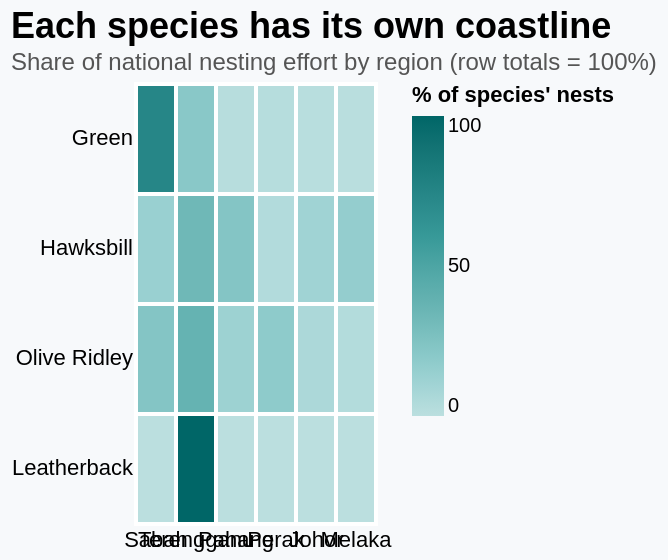

The specification (Vega-Lite) saved for this image:
### Vega-Lite specification from a JSON file in a GitHub repository (floating-point values rounded to 4 significant figures)
{"$schema": "https://vega.github.io/schema/vega-lite/v5.json", "title": {"text": "Each species has its own coastline", "subtitle": "Share of national nesting effort by region (row totals = 100%)", "fontSize": 18, "subtitleFontSize": 12, "anchor": "start", "subtitleColor": "#555"}, "width": "container", "height": 220, "background": "#f7f9fb", "config": {"view": {"stroke": null}, "axis": {"domain": false, "ticks": false}}, "data": {"values": [{"species": "Green", "region": "Sabah", "nests": 4130}, {"species": "Green", "region": "Terengganu", "nests": 1140}, {"species": "Green", "region": "Pahang", "nests": 95}, {"species": "Green", "region": "Perak", "nests": 110}, {"species": "Green", "region": "Johor", "nests": 60}, {"species": "Green", "region": "Melaka", "nests": 35}, {"species": "Hawksbill", "region": "Sabah", "nests": 120}, {"species": "Hawksbill", "region": "Terengganu", "nests": 290}, {"species": "Hawksbill", "region": "Pahang", "nests": 200}, {"species": "Hawksbill", "region": "Perak", "nests": 30}, {"species": "Hawksbill", "region": "Johor", "nests": 95}, {"species": "Hawksbill", "region": "Melaka", "nests": 140}, {"species": "Leatherback", "region": "Sabah", "nests": 0}, {"species": "Leatherback", "region": "Terengganu", "nests": 1}, {"species": "Leatherback", "region": "Pahang", "nests": 0}, {"species": "Leatherback", "region": "Perak", "nests": 0}, {"species": "Leatherback", "region": "Johor", "nests": 0}, {"species": "Leatherback", "region": "Melaka", "nests": 0}, {"species": "Olive Ridley", "region": "Sabah", "nests": 15}, {"species": "Olive Ridley", "region": "Terengganu", "nests": 25}, {"species": "Olive Ridley", "region": "Pahang", "nests": 8}, {"species": "Olive Ridley", "region": "Perak", "nests": 12}, {"species": "Olive Ridley", "region": "Johor", "nests": 4}, {"species": "Olive Ridley", "region": "Melaka", "nests": 2}]}, "transform": [{"joinaggregate": [{"op": "sum", "field": "nests", "as": "species_total"}], "groupby": ["species"]}, {"calculate": "datum.species_total > 0 ? datum.nests / datum.species_total * 100 : 0", "as": "share"}], "mark": {"type": "rect", "stroke": "white", "strokeWidth": 2}, "encoding": {"x": {"field": "region", "type": "nominal", "sort": ["Sabah", "Terengganu", "Pahang", "Perak", "Johor", "Melaka"], "axis": {"title": null, "labelAngle": 0, "labelFontSize": 11}}, "y": {"field": "species", "type": "nominal", "sort": ["Green", "Hawksbill", "Olive Ridley", "Leatherback"], "axis": {"title": null, "labelFontSize": 11}}, "color": {"field": "share", "type": "quantitative", "scale": {"scheme": "teals", "domain": [0, 100]}, "legend": {"title": "% of species' nests", "orient": "right", "gradientLength": 150}}, "tooltip": [{"field": "species", "title": "Species"}, {"field": "region", "title": "Region"}, {"field": "nests", "title": "Nests", "format": ","}, {"field": "share", "title": "% of species total", "format": ".1f"}]}}
